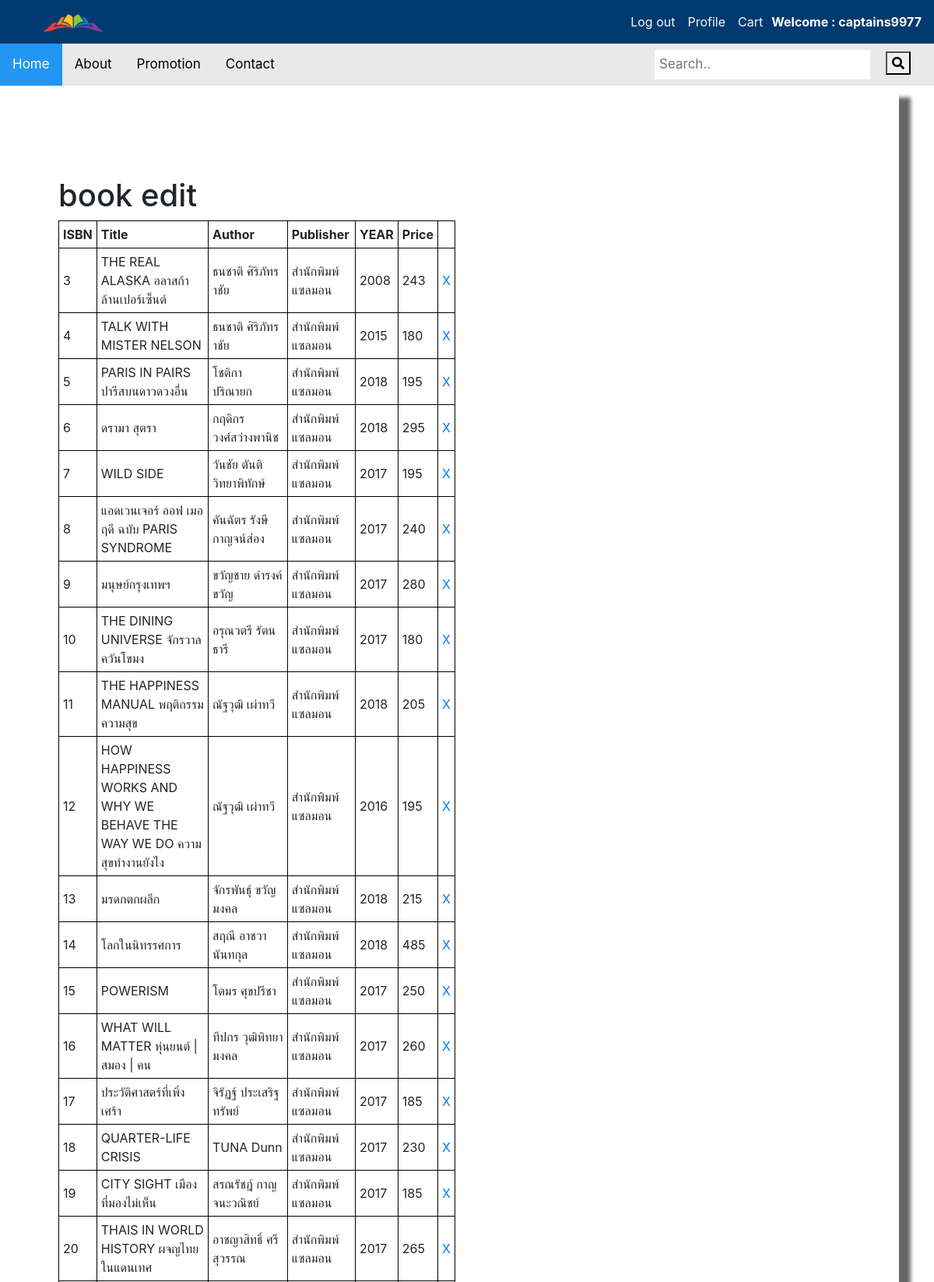
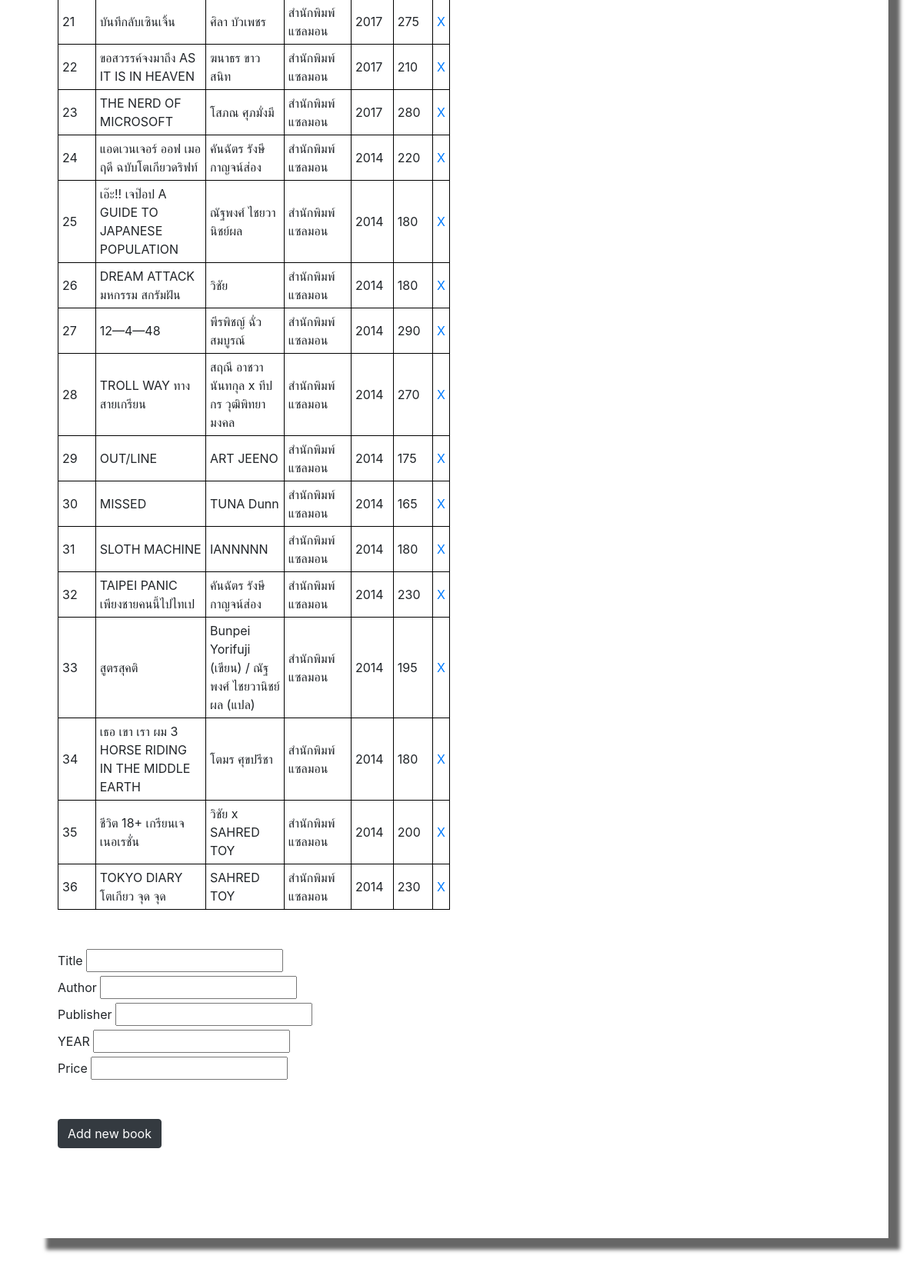
The page /staff_addbook.php (signed in, upper part) on the database its author committed (2 pictures, top to bottom).
### tables this page shows
CREATE TABLE `book` (
  `ISBN` int(11) NOT NULL,
  `author_name` varchar(255) DEFAULT NULL,
  `publisher_name` varchar(255) DEFAULT NULL,
  `book_info` varchar(1000) DEFAULT NULL,
  `title` varchar(255) DEFAULT NULL,
  `year` int(11) DEFAULT NULL,
  `price` double DEFAULT NULL,
  `img_url` varchar(255) DEFAULT NULL
);

### staff_addbook.php (the view, shortened to what this page needs)
<?php
  include 'header.php';
require_once('connect.php');
?>
  <link rel="stylesheet" href="https://stackpath.bootstrapcdn.com/bootstrap/4.1.3/css/bootstrap.min.css"
>
  <link rel="stylesheet" href="css/style.css">
  <link rel="stylesheet" href="css/readmore.css">
<div class="container">
    <div class="box">
        <div class="book">
        <div class="col-sm-6">
          <div class="context">
            <h1>book edit</h1>
          <table style="width:100%" >
                <tr>
                    <th>ISBN</th>
                    <th>Title</th>
                    <th>Author</th>
                    <th>Publisher</th>
                    <th>YEAR</th>
                    <th>Price</th>
                <?php
                    $q = 'SELECT * FROM book';
                    $result=$mysqli->query($q);
                   while($row=$result->fetch_array()){ ?>
                           <tr>
                              <td><?=$row['ISBN']?></td>
                              <td><?=$row['title']?></td>
                              <td><?=$row['author_name']?></td>
                              <td><?=$row['publisher_name']?></td>
                              <td><?=$row['year']?></td>
                              <td><?=$row['price']?></td>
                              <td><a href='delbook.php?id=<?=$row['ISBN']?>'>X</a></td>
                          </tr>
                  <?php } ?>
                  </table>
          </div>
          <form action="staff_addbook.php" method="post">
                  <label>Title</label>
                  <input type="text" name="title"><br>
                  <label>Author</label>
                  <input type="text" name="author_name"><br>
                  <label>Publisher</label>
                  <input type="text" name="publisher_name"><br>
                  <label>YEAR</label>
                  <input type="text" name="year"><br>
                  <label>Price</label>
                  <input type="text" name="price" style="margin-bottom : 10%"><br>
                  <button type="submit" class="btn btn-dark cartbtn" style = "margin-bottom : 20%">Add new book</button>
                  </form>
        </div>
      </div>
    </div>
  </div>
  <?php
    include 'footer.php';
  ?>

### css/readmore.css (style rules this page uses)
.box { box-shadow:15px 15px 5px 0 rgba(0, 0,0, 0.6); padding:15px; }
.context { text-align: top; margin-top:20%; }
.cartbtn { margin: auto; }

### staff_addbook.php (style rules this page uses)
table, th, td { border: 1px solid black; border-collapse: collapse; padding : 5px; margin-bottom : 10%; }

### rows shown on the page
book: ISBN "3", title "THE REAL ALASKA อลาสก้าล้านเปอร์เซ็นต์", author_name "ธนชาติ ศิริภัทราชัย", publisher_name "สำนักพิมพ์แซลมอน", year "2008", price "243"
book: ISBN "4", title "TALK WITH MISTER NELSON", author_name "ธนชาติ ศิริภัทราชัย", publisher_name "สำนักพิมพ์แซลมอน", year "2015", price "180"
book: ISBN "5", title "PARIS IN PAIRS ปารีสบนดาวดวงอื่น", author_name "โชติกา ปริณายก", publisher_name "สำนักพิมพ์แซลมอน", year "2018", price "195"
book: ISBN "6", title "ดรามา สุตรา", author_name "กฤดิกร วงศ์สว่างพานิช", publisher_name "สำนักพิมพ์แซลมอน", year "2018", price "295"
book: ISBN "7", title "WILD SIDE", author_name "วันชัย ตันติวิทยาพิทักษ์", publisher_name "สำนักพิมพ์แซลมอน", year "2017", price "195"
book: ISBN "8", title "แอดเวนเจอร์ ออฟ เมอฤดี ฉบับ PARIS SYNDROME", author_name "คันฉัตร รังษีกาญจน์ส่อง", publisher_name "สำนักพิมพ์แซลมอน", year "2017", price "240"
book: ISBN "9", title "มนุษย์กรุงเทพฯ", author_name "ขวัญชาย ดำรงค์ขวัญ", publisher_name "สำนักพิมพ์แซลมอน", year "2017", price "280"
book: ISBN "10", title "THE DINING UNIVERSE จักรวาลควันโขมง", author_name "อรุณวตรี รัตนธารี", publisher_name "สำนักพิมพ์แซลมอน", year "2017", price "180"
book: ISBN "11", title "THE HAPPINESS MANUAL พฤติกรรมความสุข", author_name "ณัฐวุฒิ เผ่าทวี", publisher_name "สำนักพิมพ์แซลมอน", year "2018", price "205"
book: ISBN "12", title "HOW HAPPINESS WORKS AND WHY WE BEHAVE THE WAY WE DO ความสุขทำงานยังไง", author_name "ณัฐวุฒิ เผ่าทวี", publisher_name "สำนักพิมพ์แซลมอน", year "2016", price "195"
book: ISBN "13", title "มรดกตกผลึก", author_name "จักรพันธุ์ ขวัญมงคล", publisher_name "สำนักพิมพ์แซลมอน", year "2018", price "215"
book: ISBN "14", title "โลกในนิทรรศการ", author_name "สฤณี อาชวานันทกุล", publisher_name "สำนักพิมพ์แซลมอน", year "2018", price "485"
book: ISBN "15", title "POWERISM", author_name "โตมร ศุขปรีชา", publisher_name "สำนักพิมพ์แซลมอน", year "2017", price "250"
book: ISBN "16", title "WHAT WILL MATTER หุ่นยนต์ | สมอง | คน", author_name "ทีปกร วุฒิพิทยามงคล", publisher_name "สำนักพิมพ์แซลมอน", year "2017", price "260"
book: ISBN "17", title "ประวัติศาสตร์ที่เพิ่งเศร้า", author_name "จิรัฏฐ์ ประเสริฐทรัพย์", publisher_name "สำนักพิมพ์แซลมอน", year "2017", price "185"
book: ISBN "18", title "QUARTER-LIFE CRISIS", author_name "TUNA Dunn", publisher_name "สำนักพิมพ์แซลมอน", year "2017", price "230"
book: ISBN "19", title "CITY SIGHT เมืองที่มองไม่เห็น", author_name "สรณรัชฎ์ กาญจนะวณิชย์", publisher_name "สำนักพิมพ์แซลมอน", year "2017", price "185"
book: ISBN "20", title "THAIS IN WORLD HISTORY ผจญไทยในแดนเทศ", author_name "อาชญาสิทธิ์ ศรีสุวรรณ", publisher_name "สำนักพิมพ์แซลมอน", year "2017", price "265"
book: ISBN "21", title "บันทึกลับเซินเจิ้น", author_name "ศิลา บัวเพชร", publisher_name "สำนักพิมพ์แซลมอน", year "2017", price "275"
book: ISBN "22", title "ขอสวรรค์จงมาถึง AS IT IS IN HEAVEN", author_name "ฆนาธร ขาวสนิท", publisher_name "สำนักพิมพ์แซลมอน", year "2017", price "210"
book: ISBN "23", title "THE NERD OF MICROSOFT", author_name "โสภณ ศุภมั่งมี", publisher_name "สำนักพิมพ์แซลมอน", year "2017", price "280"
book: ISBN "24", title "แอดเวนเจอร์ ออฟ เมอฤดี ฉบับโตเกียวดริฟท์", author_name "คันฉัตร รังษีกาญจน์ส่อง", publisher_name "สำนักพิมพ์แซลมอน", year "2014", price "220"
book: ISBN "25", title "เอ๊ะ!! เจป๊อป A GUIDE TO JAPANESE POPULATION", author_name "ณัฐพงศ์ ไชยวานิชย์ผล", publisher_name "สำนักพิมพ์แซลมอน", year "2014", price "180"
book: ISBN "26", title "DREAM ATTACK มหกรรม สกรัมฝัน", author_name "วิชัย", publisher_name "สำนักพิมพ์แซลมอน", year "2014", price "180"
book: ISBN "27", title "12—4—48", author_name "พีรพิชญ์ ฉั่วสมบูรณ์", publisher_name "สำนักพิมพ์แซลมอน", year "2014", price "290"
book: ISBN "28", title "TROLL WAY ทางสายเกรียน", author_name "สฤณี อาชวานันทกุล x ทีปกร วุฒิพิทยามงคล", publisher_name "สำนักพิมพ์แซลมอน", year "2014", price "270"
book: ISBN "29", title "OUT/LINE", author_name "ART JEENO", publisher_name "สำนักพิมพ์แซลมอน", year "2014", price "175"
book: ISBN "30", title "MISSED", author_name "TUNA Dunn", publisher_name "สำนักพิมพ์แซลมอน", year "2014", price "165"
book: ISBN "31", title "SLOTH MACHINE", author_name "IANNNNN", publisher_name "สำนักพิมพ์แซลมอน", year "2014", price "180"
book: ISBN "32", title "TAIPEI PANIC เพียงชายคนนี้ไปไทเป", author_name "คันฉัตร รังษีกาญจน์ส่อง", publisher_name "สำนักพิมพ์แซลมอน", year "2014", price "230"
book: ISBN "33", title "สูตรสุคติ", author_name "Bunpei Yorifuji (เขียน) / ณัฐพงศ์ ไชยวานิชย์ผล (แปล)", publisher_name "สำนักพิมพ์แซลมอน", year "2014", price "195"
book: ISBN "34", title "เธอ เขา เรา ผม 3 HORSE RIDING IN THE MIDDLE EARTH", author_name "โตมร ศุขปรีชา", publisher_name "สำนักพิมพ์แซลมอน", year "2014", price "180"
book: ISBN "35", title "ชีวิต 18+ เกรียนเจเนอเรชั่น", author_name "วิชัย x SAHRED TOY", publisher_name "สำนักพิมพ์แซลมอน", year "2014", price "200"
book: ISBN "36", title "TOKYO DIARY โตเกียว จุด จุด", author_name "SAHRED TOY", publisher_name "สำนักพิมพ์แซลมอน", year "2014", price "230"

### other values the page prints
$_SESSION["c_username"] "captains9977"
